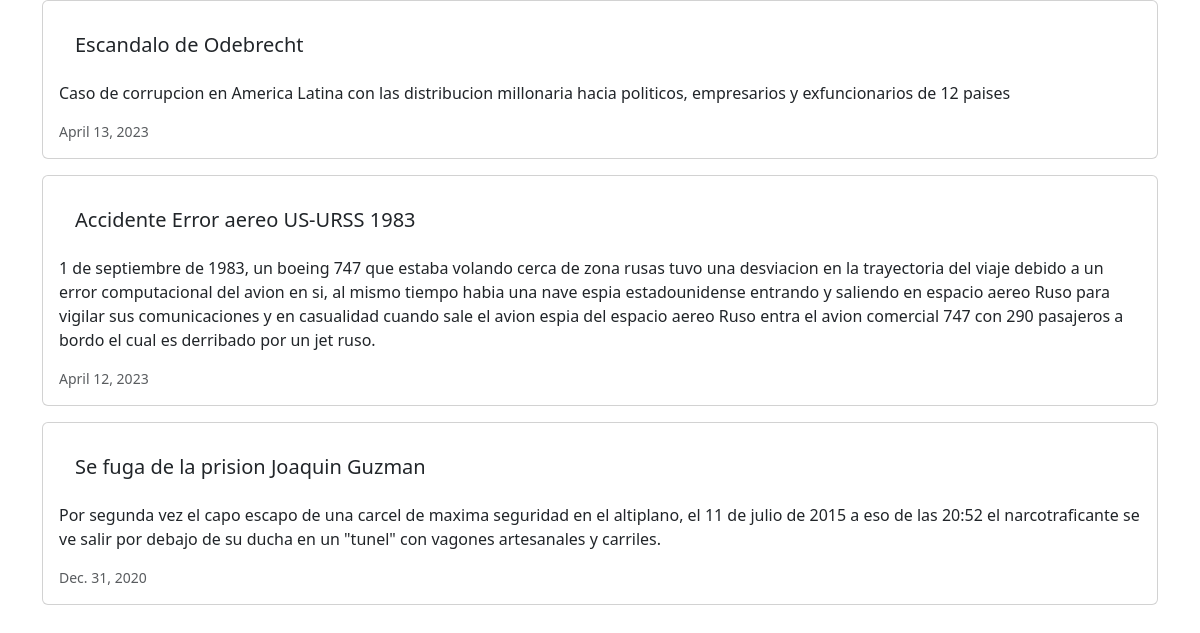
Page /news/ on the committed database.
### news/models.py (models this page shows, shortened)
class News(models.Model):
    headline = models.CharField(max_length = 200)
    body = models.TextField()
    date = models.DateField()

### news/views.py (the view)
# urls.py: path('news/', include('news.urls')),
def news(request):
    noticias = News.objects.all().order_by('-date')
    return render(request, 'news.html',{'noticias':noticias})

### news/templates/news.html (shortened to what this page needs)
<head>
    <link href="https://cdn.jsdelivr.net/npm/bootstrap@5.3.0-alpha2/dist/css/bootstrap.min.css" rel="stylesheet">
</head>
<div class = "container">
    {% for news in noticias %}
    <div class="card mb-3">
        <div class = "row g-0">
            <div>
                <div class="card-body">
                    <h5 class = "card-body">{{ news.headline }}</h5>
                    <p class="card-text"> {{ news.body }} </p>
                    <p class="card-text">
                        <small class = "text-muted">
                            {{ news.date }}
                        </small>
                    </p>
                </div>
            </div>
        </div>
    </div>
    {% endfor %}
</div>

### rows in the picture
News: headline "Escandalo de Odebrecht", body "Caso de corrupcion en America Latina con las distribucion millonaria hacia politicos, empresarios y exfuncionarios de 12 paises", date "April 13, 2023"
News: headline "Accidente Error aereo US-URSS 1983", body "1 de septiembre de 1983, un boeing 747 que estaba volando cerca de zona rusas tuvo una desviacion en la trayectoria del viaje debido a un error computacional del avion en si, al mismo tiempo habia una nave espia estadounidense entrando y saliendo en espacio aereo Ruso para vigilar sus comunicaciones y en casualidad cuando sale el avion espia del espacio aereo Ruso entra el avion comercial 747 con 290 pasajeros a bordo el cual es derribado por un jet ruso.", date "April 12, 2023"
News: headline "Se fuga de la prision Joaquin Guzman", body "Por segunda vez el capo escapo de una carcel de maxima seguridad en el altiplano, el 11 de julio de 2015 a eso de las 20:52 el narcotraficante se ve salir por debajo de su ducha en un \"tunel\" con vagones artesanales y carriles.", date "Dec. 31, 2020"
